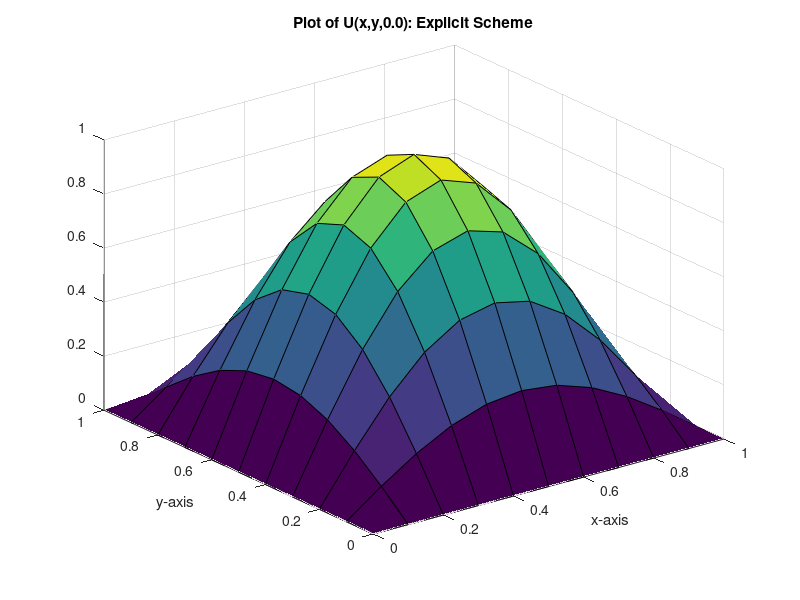
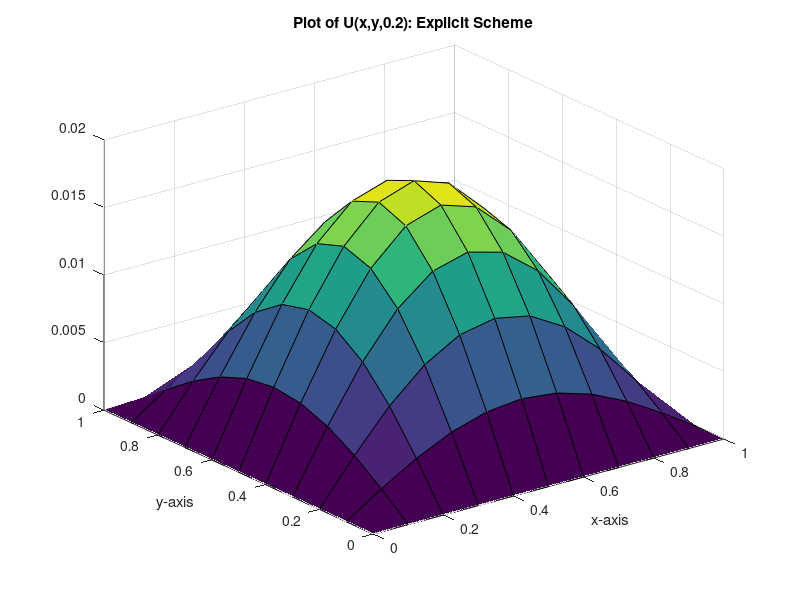
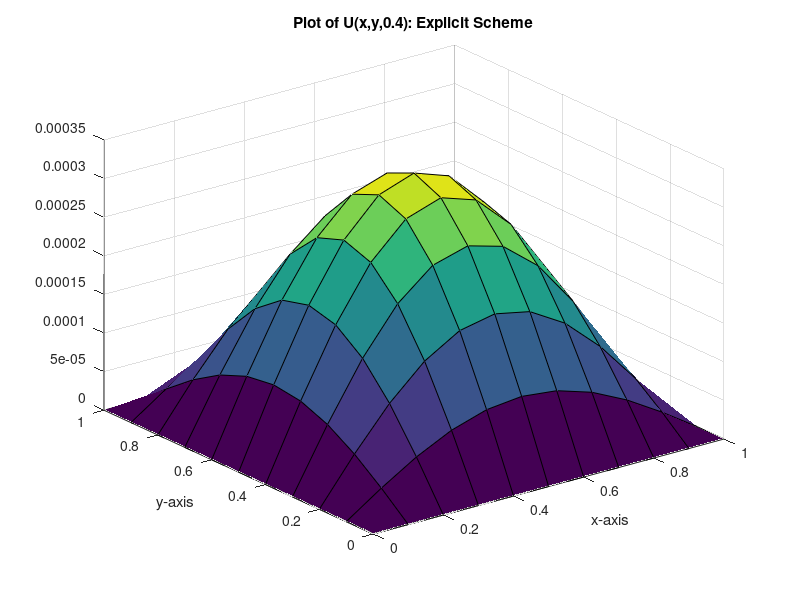
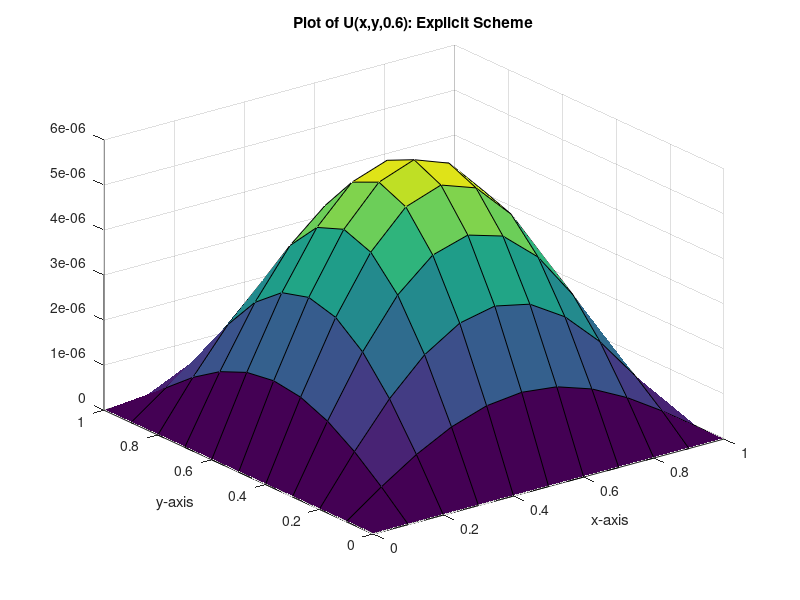

Here is the MATLAB script that generated these plots, in order:
clc;
clear;

h = 0.1;
r = 1/4;
k = r*h*h;
Nx = round(1/h);
Nt = round(1/k);
u = zeros(Nx+1, Nx+1, Nt+1);

for i = 1:Nx+1
    for j = 1:Nx+1
        x = (i-1)*h;
        y = (j-1)*h;
        u(i,j,1) = sin(pi*x)*sin(pi*y);
    end
end

x = 0:h:1;
y = 0:h:1;

for t = 2:Nt+1
    for i = 2:Nx
        for j = 2:Nx
            u(i,j,t) = r*u(i+1,j,t-1) + r*u(i-1,j,t-1) + (1-4*r)*u(i,j,t-1)+r*u(i,j+1,t-1)+r*u(i,j-1,t-1);
        end
    end
end
 
for time = 0:0.2:1
    figure();
    idx = round(time/k);
    surf(x,y,u(:,:,idx+1));
    xlabel('x-axis');
    ylabel('y-axis');
    title(sprintf('Plot of U(x,y,%.1f): Explicit Scheme', time));
end
